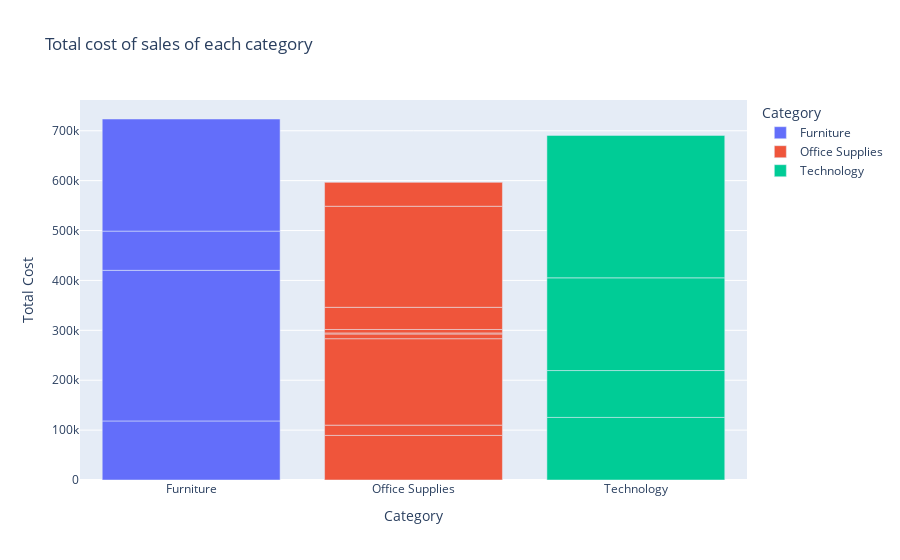
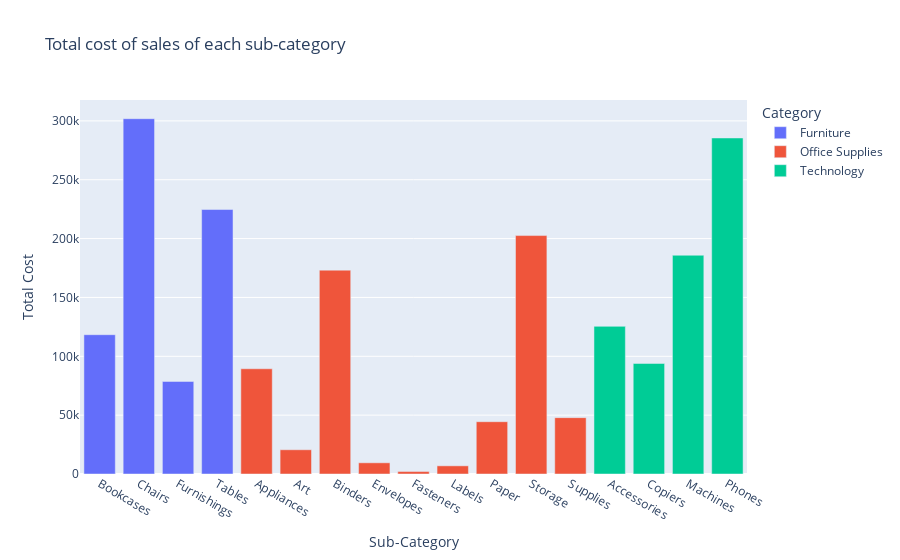

Notebook code cell kept with these figures, in order:
### Markdown cell above
### 11. Checking which item category has highest cost of purchases & further dividing them into the sub-categories.

### Code cell
cat=px.bar(cost,x='Category',y='Cost',color='Category',title='Total cost of sales of each category',labels={'Cost':'Total Cost'})
scat=px.bar(cost,x='Sub-Category',y='Cost',color='Category',title='Total cost of sales of each sub-category',labels={'Cost':'Total Cost'})
cat.show()
scat.show()

### Figure 1 — Plotly figure (JSON) as saved in the notebook; plotly's stock layout.template omitted (floating-point values rounded to 4 significant figures)
{"data": [{"alignmentgroup": "True", "hovertemplate": "Category=%{x}<br>Total Cost=%{y}<extra></extra>", "legendgroup": "Furniture", "marker": {"color": "#636efa"}, "name": "Furniture", "offsetgroup": "Furniture", "orientation": "v", "showlegend": true, "textposition": "auto", "type": "bar", "x": ["Furniture", "Furniture", "Furniture", "Furniture"], "xaxis": "x", "y": [118400.0, 301900.0, 78650.0, 224700.0], "yaxis": "y"}, {"alignmentgroup": "True", "hovertemplate": "Category=%{x}<br>Total Cost=%{y}<extra></extra>", "legendgroup": "Office Supplies", "marker": {"color": "#EF553B"}, "name": "Office Supplies", "offsetgroup": "Office Supplies", "orientation": "v", "showlegend": true, "textposition": "auto", "type": "bar", "x": ["Office Supplies", "Office Supplies", "Office Supplies", "Office Supplies", "Office Supplies", "Office Supplies", "Office Supplies", "Office Supplies", "Office Supplies"], "xaxis": "x", "y": [89390.0, 20590.0, 173200.0, 9512.0, 2075.0, 6940.0, 44430.0, 202600.0, 47860.0], "yaxis": "y"}, {"alignmentgroup": "True", "hovertemplate": "Category=%{x}<br>Total Cost=%{y}<extra></extra>", "legendgroup": "Technology", "marker": {"color": "#00cc96"}, "name": "Technology", "offsetgroup": "Technology", "orientation": "v", "showlegend": true, "textposition": "auto", "type": "bar", "x": ["Technology", "Technology", "Technology", "Technology"], "xaxis": "x", "y": [125400.0, 93910.0, 185900.0, 285500.0], "yaxis": "y"}], "layout": {"barmode": "relative", "legend": {"title": {"text": "Category"}, "tracegroupgap": 0}, "title": {"text": "Total cost of sales of each category"}, "xaxis": {"anchor": "y", "categoryarray": ["Furniture", "Office Supplies", "Technology"], "categoryorder": "array", "domain": [0, 1], "title": {"text": "Category"}}, "yaxis": {"anchor": "x", "domain": [0, 1], "title": {"text": "Total Cost"}}}}

### Figure 2 — Plotly figure (JSON) as saved in the notebook; plotly's stock layout.template omitted (floating-point values rounded to 4 significant figures)
{"data": [{"alignmentgroup": "True", "hovertemplate": "Category=Furniture<br>Sub-Category=%{x}<br>Total Cost=%{y}<extra></extra>", "legendgroup": "Furniture", "marker": {"color": "#636efa"}, "name": "Furniture", "offsetgroup": "Furniture", "orientation": "v", "showlegend": true, "textposition": "auto", "type": "bar", "x": ["Bookcases", "Chairs", "Furnishings", "Tables"], "xaxis": "x", "y": [118400.0, 301900.0, 78650.0, 224700.0], "yaxis": "y"}, {"alignmentgroup": "True", "hovertemplate": "Category=Office Supplies<br>Sub-Category=%{x}<br>Total Cost=%{y}<extra></extra>", "legendgroup": "Office Supplies", "marker": {"color": "#EF553B"}, "name": "Office Supplies", "offsetgroup": "Office Supplies", "orientation": "v", "showlegend": true, "textposition": "auto", "type": "bar", "x": ["Appliances", "Art", "Binders", "Envelopes", "Fasteners", "Labels", "Paper", "Storage", "Supplies"], "xaxis": "x", "y": [89390.0, 20590.0, 173200.0, 9512.0, 2075.0, 6940.0, 44430.0, 202600.0, 47860.0], "yaxis": "y"}, {"alignmentgroup": "True", "hovertemplate": "Category=Technology<br>Sub-Category=%{x}<br>Total Cost=%{y}<extra></extra>", "legendgroup": "Technology", "marker": {"color": "#00cc96"}, "name": "Technology", "offsetgroup": "Technology", "orientation": "v", "showlegend": true, "textposition": "auto", "type": "bar", "x": ["Accessories", "Copiers", "Machines", "Phones"], "xaxis": "x", "y": [125400.0, 93910.0, 185900.0, 285500.0], "yaxis": "y"}], "layout": {"barmode": "relative", "legend": {"title": {"text": "Category"}, "tracegroupgap": 0}, "title": {"text": "Total cost of sales of each sub-category"}, "xaxis": {"anchor": "y", "domain": [0, 1], "title": {"text": "Sub-Category"}}, "yaxis": {"anchor": "x", "domain": [0, 1], "title": {"text": "Total Cost"}}}}
